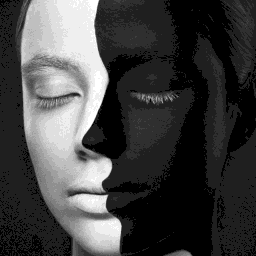
#> input picture grayscale.pgm, 256 x 256 px
$ python filtering.py   (Python 2 division)
#> lines starting #> are read from the running program, lines starting #| are printed output that depends on the picture
# -*- coding: utf-8 -*-
"""
Processamento de Imagens - Trabalho 4o Bimestre
Aplicação de filtros em imagens PGM.

@author: Matheus Rosa
@number: 05210-021
@date: 2014-11-03
"""
import matplotlib.pyplot as plt
import matplotlib.cm as cm
import numpy as np
import logging
import math

from PIL import Image

log_file = '%s.log' % __name__
logging.basicConfig(filename=log_file, level=logging.DEBUG)


def apply_grayscale(img, xy, grayscale, fname='grayscale.pgm'):
    """
    Aplica os tons de cinza na imagem
    :param img: the image
    :param xy: dimensions
    :param grayscale: tones
    :param fname: filename
    """
    start, delta = 0, 0
    x, y = xy
    new_img = Image.new('L', (x, y))
    delta = 256 / grayscale
    grayscale = delta

    while start < 256:
        for i in range(x):
            for j in range(y):
                if img.getpixel((i, j)) >= start and img.getpixel((i, j)) < grayscale:
                    if start == 0:
                        new_img.putpixel((i, j), start)
                    else:
                        new_img.putpixel((i, j), grayscale - 1)
        start = grayscale
        grayscale += delta

    new_img.save(fname)

    return new_img, fname


# [182 lines left out: functions apply_mask, apply_sobel_mask, apply_smoothing, apply_better_details, apply_border_north, apply_border_south and 4 more, not called in this run]


if __name__ == '__main__':
    print '-==== Aplicacao de filtros em imagens ====-'
    print 'v1.0'
    optout = True
    image = None
    new_image = None
    filename = None
    try:
        while optout is True:
            if not image:
                image_filename = raw_input('Digite o nome do arquivo PGM: ')
#> the answer given: grayscale.pgm
                try:
                    logging.debug('Abrindo imagem %s...' % image_filename)
                    image = Image.open(image_filename)
#> image is the input picture: PIL image 256x256 L; min 0, max 255, mean 65.9
                    logging.debug('Imagem %s carregada com sucesso.' % image_filename)
                    print 'Imagem \'%s\' carregada com sucesso!' % image_filename
                    dimensions = (256, 256)
                except IOError:
                    print 'Imagem \'%s\' nao encontrada!' % image_filename
                    image = None

            if image:
                option = int(raw_input('\nEscolha o que deseja fazer:\n'
                                       '1 - Aplicar uma quantidade de tons de cinza\n'
                                       '2 - Aplicar filtro Suavizacao\n'
                                       '3 - Aplicar filtro Realce de Detalhes\n'
                                       '4 - Aplicar filtro de Laplace\n'
                                       '5 - Aplicar filtro de Sobel\n'
                                       '6 - Aplicar filtro nas bordas\n'
                                       '7 - Visualizar histograma da ultima imagem gerada\n'
                                       '8 - Visualizar histograma da imagem original\n'
                                       '9 - Sair\n\n'
                                       'Digite a opcao desejada: '))
#> the answer given: 1

                if option == 1:
                    tones = int(raw_input('Quantidade de tons de cinza a ser aplicada: '))
#> the answer given: 3
                    print 'Processando...'
                    new_image, filename = apply_grayscale(image, dimensions, tones)
#> in apply_grayscale, `new_img = Image.new('L', (x, y))`: new_img: PIL image 256x256 L; every value is 0
#> after the loop in apply_grayscale, `while start < 256:`:
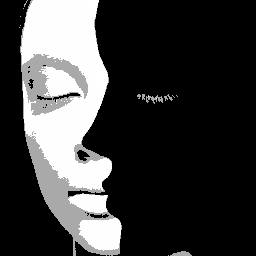
#> new_img: PIL image 256x256 L; min 0, max 255, mean 60.1
#> after the loop in apply_grayscale, `while start < 256:`: grayscale = 425
#> filename = 'grayscale.pgm'
#> the answer given: 1
#> the answer given: 3
#> the answer given: 1
#> (the run stopped early here; a loop or call above may not have finished)
